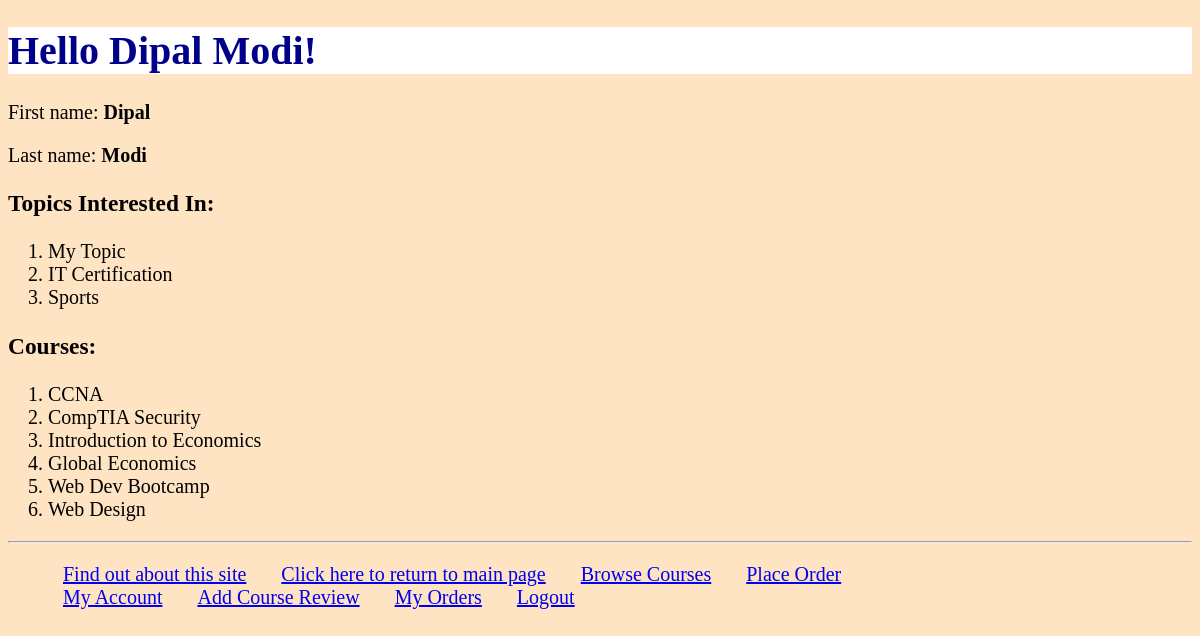
The app's page /myapp/myaccount (signed in) with its own data.
### myapp/models.py (models this page shows, shortened)
class Topic(models.Model):
    name = models.CharField(max_length=200)
    length = models.IntegerField(default=12)

class Course(models.Model):
    title = models.CharField(max_length=200)
    topic = models.ForeignKey(Topic, related_name='courses', on_delete=models.CASCADE)
    price = models.DecimalField(max_digits=10, decimal_places=2, validators=[validate_price])
    for_everyone = models.BooleanField(default=True)
    description = models.TextField(blank=True)
    num_reviews = models.PositiveIntegerField(default=0)

### myapp/views.py (the view)
# urls.py: path('myaccount', views.myaccount, name='myaccount')
@login_required(login_url='/myapp/login')
def myaccount(request):
    try:
        current_user = Student.objects.get(id=request.user.id)
    except Student.DoesNotExist:
        current_user = None
    if current_user:
        registered_courses = current_user.registered_courses.all()
        interested_topics = current_user.interested_in.all()
        return render(request, 'myapp/myaccount.html', {'first_name': current_user.first_name,
                                                       'last_name': current_user.last_name,
                                                       'interested_topics': interested_topics,
                                                       'registered_courses': registered_courses})
    else:
        return HttpResponse("<p>You are not a registered student</p>")

### myapp/templates/myapp/myaccount.html (shortened to what this page needs)
{% extends 'myapp/base.html' %}
{% block myhdg %} Hello {{ first_name }} {{ last_name }}! {% endblock %}
{% block  body_block %}
    <p>First name: <b>{{ first_name }}</b></p>
    <p>Last name: <b>{{ last_name }}</b></p>
    <h3>Topics Interested In:</h3>
    <ol>
        {% for topic in interested_topics %}
            <li>{{ topic.name }}</li>
        {% endfor %}
    </ol>
    <h3>Courses:</h3>
    <ol>
        {% for course in registered_courses %}
            <li> {{ course.title }} </li>
        {% endfor %}
    </ol>
{% endblock %}

### myapp/static/myapp/style1.css (style rules this page uses)
body { background-color: bisque; color: black; font-size: 20px; font-family: Verdana, serif; }
p { font-family: Verdana, serif; font-size: 20px; }

### records on screen
Topic: name "My Topic"
Topic: name "IT Certification"
Topic: name "Sports"
Course: title "CCNA"
Course: title "CompTIA Security"
Course: title "Introduction to Economics"
Course: title "Global Economics"
Course: title "Web Dev Bootcamp"
Course: title "Web Design"

### other values on screen
{{ first_name }} "Dipal"
{{ last_name }} "Modi"
